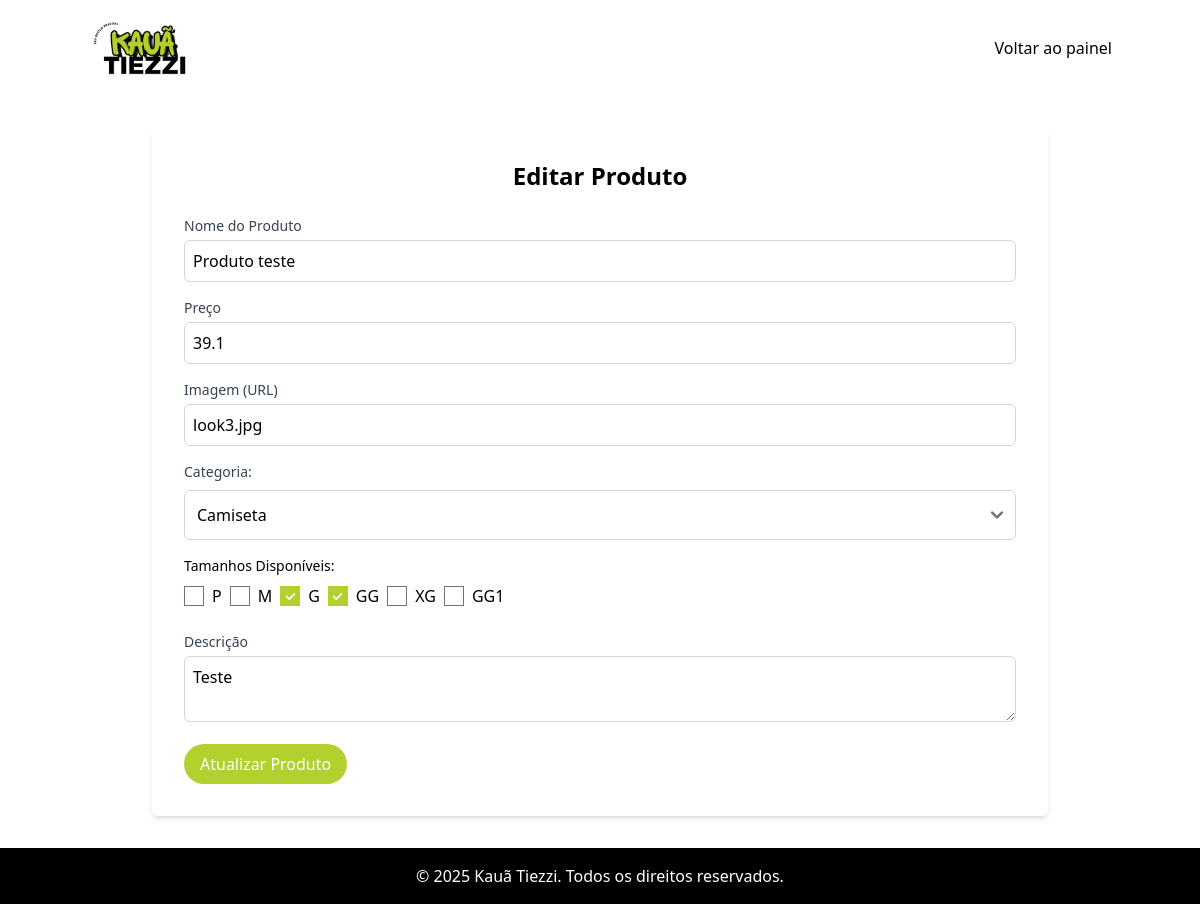
Page /admin/editar-produto/4 on the committed database.
### tables this page shows
CREATE TABLE "produtos" (
    id INTEGER PRIMARY KEY AUTOINCREMENT,
    nome TEXT NOT NULL,
    descricao TEXT,
    preco REAL,
    imagem TEXT,
    tamanhos TEXT,
    categoria_id INTEGER,
    FOREIGN KEY (categoria_id) REFERENCES categorias(id)
);

### app.py (the view, shortened to what this page needs)
@app.route('/admin/editar-produto/<int:id>', methods=['GET', 'POST'])
def editar_produto(id):
    conn = get_db_connection()
    produto = conn.execute('SELECT * FROM produtos WHERE id = ?', (id,)).fetchone()
    if produto is None:
        flash('Produto não encontrado!', 'danger')
        return redirect('/admin/dashboard')
    categorias = conn.execute('SELECT * FROM categorias').fetchall()
    tamanhos_produto = produto['tamanhos'].split(",") if produto['tamanhos'] else []
    categoria_produto = produto['categoria_id']  # Obtém a categoria associada ao produto
    return render_template('editar-produto.html', produto=produto, tamanhos_selecionados=tamanhos_produto, categorias=categorias, categoria_produto=categoria_produto)

### app.py (called while the page is built)
def get_db_connection():
    conn = sqlite3.connect('store.db')
    conn.row_factory = sqlite3.Row
    return conn

### templates/editar-produto.html (shortened to what this page needs)
<!DOCTYPE html>
<html lang="en">
<head>
    <link rel="stylesheet" href="{{ url_for('static', filename='css/style.css') }}">
    <script src="https://cdn.tailwindcss.com"></script>
    <link href="https://cdn.jsdelivr.net/npm/flyonui@1.3.0/dist/full.min.css" rel="stylesheet">
    <link href="https://cdn.jsdelivr.net/npm/flowbite@2.5.2/dist/flowbite.min.css" rel="stylesheet" />
</head>
<body class="bg-lightGray h-screen flex flex-col">
    <nav class="bg-lightGray p-4 text-white">
        <div class="container mx-auto flex justify-between items-center">
            <a href="/" class="text-xl font-bold flex items-center">
                <img src="{{ url_for('static', filename='img/logo.png') }}" alt="Online Store Logo" class="h-16">
            </a>
            <div class="flex space-x-8">
                <a href="/admin/dashboard" class="text-black hover:text-verde">Voltar ao painel</a>
            </div>
        </div>
    </nav>
    <div class="flex-1 flex justify-center items-center p-8">
        <div class="w-full max-w-4xl p-8 bg-white rounded-md shadow-md">
            <h1 class="text-2xl font-semibold mb-6 text-center">Editar Produto</h1>
            <form action="/admin/editar-produto/{{ produto.id }}" method="POST" enctype="multipart/form-data">
                <div class="mb-4">
                    <label for="nome" class="block text-sm font-medium text-gray-700">Nome do Produto</label>
                    <input type="text" id="nome" name="nome" value="{{ produto.nome }}" class="mt-1 p-2 w-full border border-gray-300 rounded-md">
                </div>
                <div class="mb-4">
                    <label for="preco" class="block text-sm font-medium text-gray-700">Preço</label>
                    <input type="text" id="preco" name="preco" value="{{ produto.preco }}" class="mt-1 p-2 w-full border border-gray-300 rounded-md">
                </div>
                <div class="mb-4">
                    <label for="imagem" class="block text-sm font-medium text-gray-700">Imagem (URL)</label>
                    <input type="text" id="imagem" name="imagem" value="{{ produto.imagem }}" class="mt-1 p-2 w-full border border-gray-300 rounded-md">
                </div>
<label for="categorias" class="block text-sm font-medium text-gray-700 mb-2">Categoria:</label>
<select name="categorias" id="categorias" class="w-full p-3 border border-gray-300 rounded-md focus:outline-none focus:ring-2 focus:ring-verde focus:border-verde mb-4">
    {% for categoria in categorias %}
    <option value="{{ categoria.id }}" {% if categoria.id == categoria_produto %}selected{% endif %}>{{ categoria.nome }}</option>
    {% endfor %}
</select>
                <fieldset class="mb-6">
                    <legend class="block text-sm font-medium text-black mb-2">Tamanhos Disponíveis:</legend>
                    <div class="flex flex-wrap gap-2">
                        {% for tamanho in ['P', 'M', 'G', 'GG', 'XG', 'GG1'] %}
                        <label class="inline-flex items-center">
                            <input type="checkbox" name="tamanhos" value="{{ tamanho }}"
                                   {% if tamanho in tamanhos_selecionados %} checked {% endif %}
                                   class="form-checkbox text-verde h-5 w-5 focus:ring-verde focus:ring-opacity-50">
                            <span class="ml-2 text-black">{{ tamanho }}</span>
                        </label>
                        {% endfor %}
                    </div>
                </fieldset>
                <div class="mb-4">
                    <label for="descricao" class="block text-sm font-medium text-gray-700">Descrição</label>
                    <textarea id="descricao" name="descricao" class="mt-1 p-2 w-full border border-gray-300 rounded-md">{{ produto.descricao }}</textarea>
                </div>
                <button type="submit" class="bg-verde text-white py-2 px-4 rounded-full hover:bg-black transition-colors duration-300 ease-in-out transform focus:outline-none focus:ring-2 focus:ring-verde focus:ring-opacity-20">Atualizar Produto</button>
            </form>
        </div>
    </div>
    <footer class="bg-black text-white text-center py-4">
        <p>&copy; 2025 Kauã Tiezzi. Todos os direitos reservados.</p>
    </footer>
</body>
</html>

### static/css/style.css (style rules this page uses)
html { color-scheme: light; }

### templates/editar-produto.html (style rules this page uses)
html { color-scheme: light; }

### rows in the picture
produtos: nome "Produto teste", preco "39.1", imagem "look3.jpg", descricao "Teste"

### other values in the picture
{{ tamanho }} "P" "M" "G" "GG" "XG" "GG1"
form field categorias "Camiseta"
